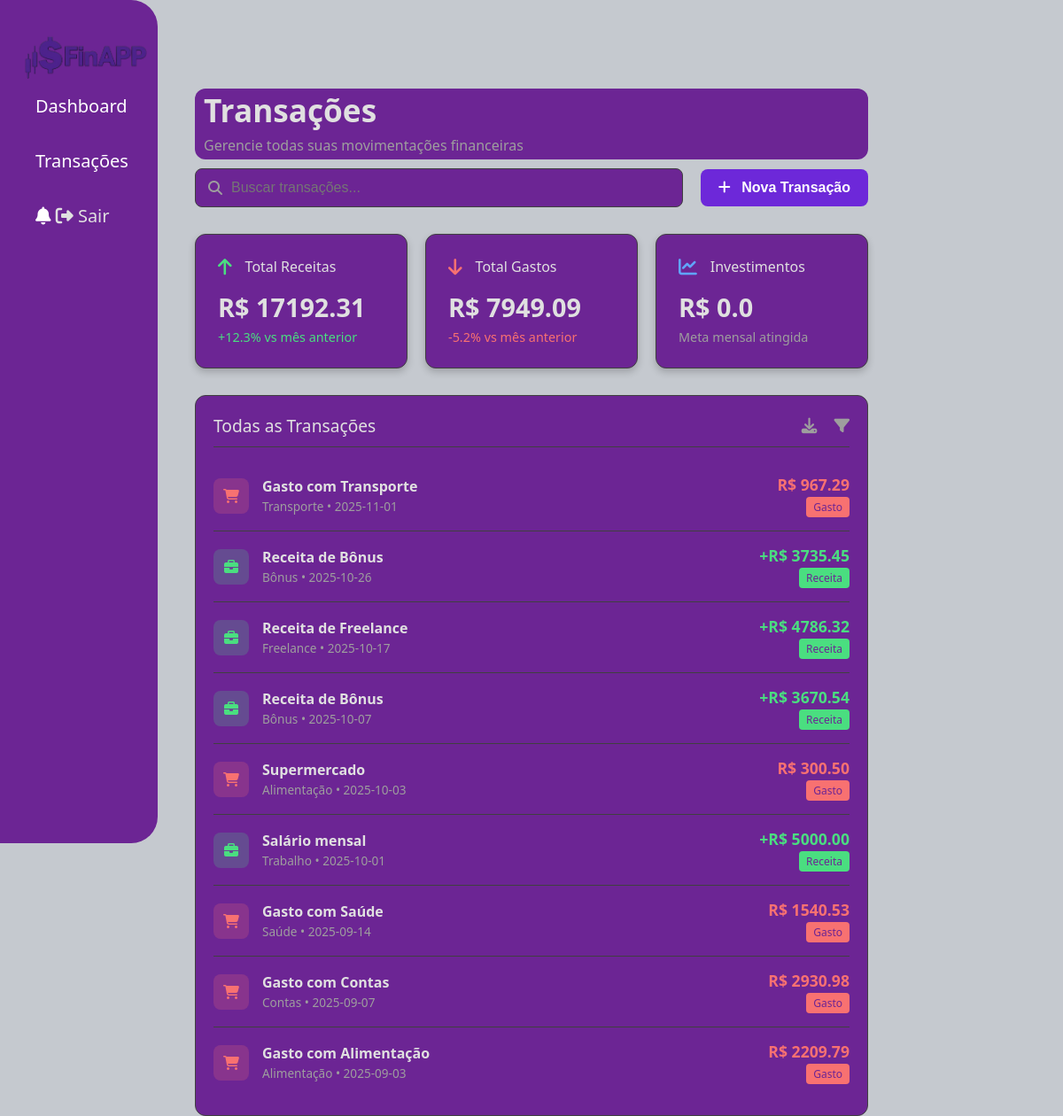
The page /transacoes (signed in) on the database its author committed.
### tables this page shows
CREATE TABLE TB_Transacao (
    id_transacao INTEGER PRIMARY KEY AUTOINCREMENT,
    id_usuario INTEGER NOT NULL,
    tipo TEXT NOT NULL,           -- receita ou despesa
    categoria TEXT NOT NULL,
    valor REAL NOT NULL,
    data_transacao DATE DEFAULT (date('now')),
    descricao TEXT,
    FOREIGN KEY (id_usuario) REFERENCES TB_Usuario(id_usuario)
);

### app.py (the view, shortened to what this page needs)
@app.route("/transacoes", methods=["GET", "POST"])
def transacoes():
    if "user_id" not in session:
        flash("Faça login para acessar as transações.")
        return redirect(url_for("login_form"))
    conn = get_connection()
    cursor = conn.cursor()
    try:
        cursor.execute("""
            SELECT descricao, tipo, categoria, valor, data_transacao
            FROM TB_Transacao
            WHERE id_usuario = ?
            ORDER BY data_transacao DESC
        """, (session["user_id"],))
        transacoes = cursor.fetchall()
        total_receita = sum(t[3] for t in transacoes if t[1] == "receita")
        total_gasto = sum(t[3] for t in transacoes if t[1] == "gasto")
        total_investimento = sum(t[3] for t in transacoes if t[1] == "investimento")
    except Exception as e:
        flash(f"Erro ao carregar transações: {e}")
        transacoes = []
        total_receita = total_gasto = total_investimento = 0
    finally:
        cursor.close()
        conn.close()
    return render_template(
        "transacoes.html",
        transacoes=transacoes,
        total_receita=total_receita,
        total_gasto=total_gasto,
        total_investimento=total_investimento
    )

### db.py (called while the page is built)
def get_connection():
    base_dir = os.path.dirname(os.path.abspath(__file__))
    data_dir = os.path.join(base_dir, "data")
    os.makedirs(data_dir, exist_ok=True)
    db_path = os.path.join(data_dir, "database.db")
    print(f"📁 Conectando ao banco de dados: {db_path}")
    return sqlite3.connect(db_path)

### templates/transacoes.html (shortened to what this page needs)
<!DOCTYPE html>
<html lang="pt-BR">
<head>
    <link rel="stylesheet" href="{{ url_for('static', filename='css/style-transacoes.css') }}">
    <link rel="stylesheet" href="https://cdnjs.cloudflare.com/ajax/libs/font-awesome/6.4.2/css/all.min.css">
</head>
<body>
    <aside class="barralateral">
        <div class="logo">
            <a href="{{ url_for('home') }}"><header><img src="{{ url_for('static', filename='css/logo.png') }}" alt=""></header></a>
        </div>
        <ul>
            <li><a href="{{ url_for('home') }}">Dashboard</a></li>
            <li><a href="{{ url_for('transacoes') }}">Transações</a></li>
            <div class="user-info">
                <i class="fas fa-bell notification-icon"></i>
                <a href="{{ url_for('index') }}" id="btn-sair" class="btn-sair">
                <i class="fas fa-sign-out-alt"></i> Sair</a>
            </div>
        </ul>
    </aside>
    <main class="transacoes-page">
        <header class="page-header">
            <div>
                <h1>Transações</h1>
                <p class="subtitle">Gerencie todas suas movimentações financeiras</p>
            </div>
        </header>
        <section class="acoes-transacoes">
            <div class="search-box">
                <i class="fas fa-search"></i>
                <input type="text" placeholder="Buscar transações...">
            </div>
            <button class="btn-nova-transacao">
                <i class="fas fa-plus"></i> Nova Transação
            </button>
        </section>
        <section class="metricas-transacoes">
            <div class="card-metrica card-receita">
                <div class="header-card">
                    <i class="fas fa-arrow-up icon-receita"></i>
                    <h3>Total Receitas</h3>
                </div>
                <p class="valor-principal">R$ {{ total_receita|float|round(2) }}</p>
                <p class="variacao-positiva">+12.3% vs mês anterior</p>
            </div>
            <div class="card-metrica card-gasto">
                <div class="header-card">
                    <i class="fas fa-arrow-down icon-gasto"></i>
                    <h3>Total Gastos</h3>
                </div>
                <p class="valor-principal">R$ {{ total_gasto|float|round(2) }}</p>
                <p class="variacao-negativa">-5.2% vs mês anterior</p>
            </div>
            <div class="card-metrica card-investimento">
                <div class="header-card">
                    <i class="fas fa-chart-line icon-investimento"></i>
                    <h3>Investimentos</h3>
                </div>
                <p class="valor-principal">R$ {{ total_investimento|float|round(2) }}</p>
                <p class="meta-atingida">Meta mensal atingida</p>
            </div>
        </section>
        <section class="lista-transacoes-box">
            <div class="lista-header">
                <h2>Todas as Transações</h2>
                <div class="lista-acoes">
                    <i class="fas fa-download icon-action"></i>
                    <i class="fas fa-filter icon-action"></i>
                </div>
            </div>
            <ul class="lista-transacoes">
                {% for t in transacoes %}
                    {% set descricao = t[0] %}
                    {% set tipo = t[1] %}
                    {% set categoria = t[2] %}
                    {% set valor = t[3]|float %}
                    {% set data = t[4] %}
                    {% set tipoClasse = tipo %}
                    {% set tipoIcone = "fas fa-briefcase" if tipo=="receita" else ("fas fa-home" if categoria=="Moradia" else "fas fa-shopping-cart") %}
                    {% set valorPrefix = "+" if tipo=="receita" else "" %}
                    {% set tagNome = tipo.capitalize() %}
                <li class="transacao {{ tipoClasse }}">
                    <div class="icone-tipo tipo-{{ tipoClasse }}"><i class="{{ tipoIcone }}"></i></div>
                    <div class="detalhes">
                        <span class="nome">{{ descricao }}</span>
                        <span class="sub-detalhe">{{ categoria }} • {{ data }}</span>
                    </div>
                    <div class="valor-box">
                        <span class="valor valor-{{ tipoClasse }}">{{ valorPrefix }}R$ {{ "%.2f"|format(valor) }}</span>
                        <span class="tag tag-{{ tipoClasse }}">{{ tagNome }}</span>
                    </div>
                </li>
                {% endfor %}
            </ul>
        </section>
    </main>
</body>
</html>

### rows shown on the page
TB_Transacao: descricao "Gasto com Transporte", categoria "Transporte", data_transacao "2025-11-01", valor "967.29", tipo "Gasto"
TB_Transacao: descricao "Receita de Bônus", categoria "Bônus", data_transacao "2025-10-26", valorPrefix "+", valor "3735.45", tipo "Receita"
TB_Transacao: descricao "Receita de Freelance", categoria "Freelance", data_transacao "2025-10-17", valorPrefix "+", valor "4786.32", tipo "Receita"
TB_Transacao: descricao "Receita de Bônus", categoria "Bônus", data_transacao "2025-10-07", valorPrefix "+", valor "3670.54", tipo "Receita"
TB_Transacao: descricao "Supermercado", categoria "Alimentação", data_transacao "2025-10-03", valor "300.50", tipo "Gasto"
TB_Transacao: descricao "Salário mensal", categoria "Trabalho", data_transacao "2025-10-01", valorPrefix "+", valor "5000.00", tipo "Receita"
TB_Transacao: descricao "Gasto com Saúde", categoria "Saúde", data_transacao "2025-09-14", valor "1540.53", tipo "Gasto"
TB_Transacao: descricao "Gasto com Contas", categoria "Contas", data_transacao "2025-09-07", valor "2930.98", tipo "Gasto"
TB_Transacao: descricao "Gasto com Alimentação", categoria "Alimentação", data_transacao "2025-09-03", valor "2209.79", tipo "Gasto"

### other values the page prints
{{ total_receita|float|round(2) }} "17192.31"
{{ total_gasto|float|round(2) }} "7949.09"
{{ total_investimento|float|round(2) }} "0.0"
